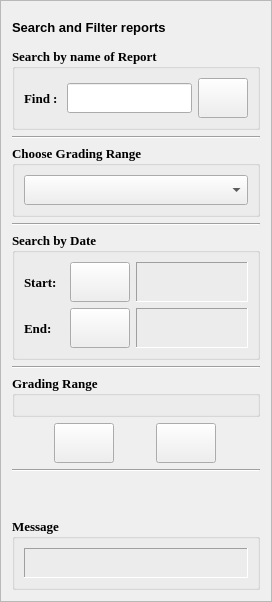
                         <widget class="QFrame" name="frame_3">
                          <property name="minimumSize">
                           <size>
                            <width>250</width>
                            <height>0</height>
                           </size>
                          </property>
                          <property name="maximumSize">
                           <size>
                            <width>300</width>
                            <height>16777215</height>
                           </size>
                          </property>
                          <property name="frameShape">
                           <enum>QFrame::StyledPanel</enum>
                          </property>
                          <property name="frameShadow">
                           <enum>QFrame::Raised</enum>
                          </property>
                          <layout class="QVBoxLayout" name="verticalLayout_24">
                           <item>
                            <widget class="QLabel" name="label_6">
                             <property name="minimumSize">
                              <size>
                               <width>0</width>
                               <height>30</height>
                              </size>
                             </property>
                             <property name="maximumSize">
                              <size>
                               <width>16777215</width>
                               <height>30</height>
                              </size>
                             </property>
                             <property name="font">
                              <font>
                               <pointsize>10</pointsize>
                               <weight>75</weight>
                               <bold>true</bold>
                              </font>
                             </property>
                             <property name="text">
                              <string>Search and Filter reports</string>
                             </property>
                            </widget>
                           </item>
                           <item>
                            <widget class="QGroupBox" name="groupBox_16">
                             <property name="font">
                              <font>
                               <family>Times New Roman</family>
                               <pointsize>10</pointsize>
                               <weight>75</weight>
                               <bold>true</bold>
                              </font>
                             </property>
                             <property name="toolTip">
                              <string>&lt;html&gt;&lt;head/&gt;&lt;body&gt;&lt;p&gt;Search and Filters&lt;/p&gt;&lt;/body&gt;&lt;/html&gt;</string>
                             </property>
                             <property name="title">
                              <string>Search by name of Report</string>
                             </property>
                             <layout class="QHBoxLayout" name="horizontalLayout_59">
                              <item>
                               <layout class="QHBoxLayout" name="horizontalLayout_57">
                                <item>
                                 <widget class="QLabel" name="label_26">
                                  <property name="font">
                                   <font>
                                    <pointsize>10</pointsize>
                                    <weight>75</weight>
                                    <bold>true</bold>
                                   </font>
                                  </property>
                                  <property name="text">
                                   <string>Find : </string>
                                  </property>
                                 </widget>
                                </item>
                                <item>
                                 <widget class="QLineEdit" name="search_text">
                                  <property name="minimumSize">
                                   <size>
                                    <width>0</width>
                                    <height>30</height>
                                   </size>
                                  </property>
                                  <property name="maximumSize">
                                   <size>
                                    <width>16777215</width>
                                    <height>30</height>
                                   </size>
                                  </property>
                                  <property name="font">
                                   <font>
                                    <family>Times New Roman</family>
                                    <pointsize>10</pointsize>
                                   </font>
                                  </property>
                                  <property name="alignment">
                                   <set>Qt::AlignCenter</set>
                                  </property>
                                 </widget>
                                </item>
                                <item>
                                 <widget class="QPushButton" name="report_filter_by_name_btn">
                                  <property name="minimumSize">
                                   <size>
                                    <width>50</width>
                                    <height>40</height>
                                   </size>
                                  </property>
                                  <property name="maximumSize">
                                   <size>
                                    <width>60</width>
                                    <height>16777215</height>
                                   </size>
                                  </property>
                                  <property name="font">
                                   <font>
                                    <family>Times New Roman</family>
                                   </font>
                                  </property>
                                  <property name="toolTip">
                                   <string>&lt;html&gt;&lt;head/&gt;&lt;body&gt;&lt;p&gt;Search&lt;/p&gt;&lt;/body&gt;&lt;/html&gt;</string>
                                  </property>
                                  <property name="text">
                                   <string/>
                                  </property>
                                  <property name="icon">
                                   <iconset>
                                    <normaloff>Icons/okk (2).png</normaloff>Icons/okk (2).png</iconset>
                                  </property>
                                  <property name="iconSize">
                                   <size>
                                    <width>30</width>
                                    <height>30</height>
                                   </size>
                                  </property>
                                 </widget>
                                </item>
                               </layout>
                              </item>
                             </layout>
                            </widget>
                           </item>
                           <item>
                            <widget class="Line" name="line_9">
                             <property name="orientation">
                              <enum>Qt::Horizontal</enum>
                             </property>
                            </widget>
                           </item>
                           <item>
                            <widget class="QGroupBox" name="groupBox_11">
                             <property name="font">
                              <font>
                               <family>Times New Roman</family>
                               <pointsize>10</pointsize>
                               <weight>75</weight>
                               <bold>true</bold>
                              </font>
                             </property>
                             <property name="title">
                              <string>Choose Grading Range</string>
                             </property>
                             <layout class="QHBoxLayout" name="horizontalLayout">
                              <item>
                               <widget class="QComboBox" name="report_range_combo">
                                <property name="minimumSize">
                                 <size>
                                  <width>0</width>
                                  <height>30</height>
                                 </size>
                                </property>
                                <property name="maximumSize">
                                 <size>
                                  <width>16777215</width>
                                  <height>30</height>
                                 </size>
                                </property>
                                <property name="font">
                                 <font>
                                  <family>Times New Roman</family>
                                  <pointsize>12</pointsize>
                                  <weight>75</weight>
                                  <bold>true</bold>
                                 </font>
                                </property>
                                <property name="cursor">
                                 <cursorShape>PointingHandCursor</cursorShape>
                                </property>
                                <property name="toolTip">
                                 <string>Choose based on detection range</string>
                                </property>
                                <property name="editable">
                                 <bool>false</bool>
                                </property>
                                <property name="currentText">
                                 <string/>
                                </property>
                               </widget>
                              </item>
                             </layout>
                            </widget>
                           </item>
                           <item>
                            <widget class="Line" name="line_13">
                             <property name="orientation">
                              <enum>Qt::Horizontal</enum>
                             </property>
                            </widget>
                           </item>
                           <item>
                            <widget class="QGroupBox" name="groupBox_20">
                             <property name="font">
                              <font>
                               <family>Times New Roman</family>
                               <pointsize>10</pointsize>
                               <weight>75</weight>
                               <bold>true</bold>
                              </font>
                             </property>
                             <property name="title">
                              <string>Search by Date</string>
                             </property>
                             <layout class="QVBoxLayout" name="verticalLayout_29">
                              <item>
                               <layout class="QVBoxLayout" name="verticalLayout_30">
                                <item>
                                 <layout class="QHBoxLayout" name="horizontalLayout_58">
                                  <item>
                                   <widget class="QLabel" name="label_25">
                                    <property name="minimumSize">
                                     <size>
                                      <width>30</width>
                                      <height>0</height>
                                     </size>
                                    </property>
                                    <property name="maximumSize">
                                     <size>
                                      <width>40</width>
                                      <height>16777215</height>
                                     </size>
                                    </property>
                                    <property name="font">
                                     <font>
                                      <pointsize>10</pointsize>
                                      <weight>75</weight>
                                      <bold>true</bold>
                                     </font>
                                    </property>
                                    <property name="text">
                                     <string>Start: </string>
                                    </property>
                                   </widget>
                                  </item>
                                  <item>
                                   <widget class="QPushButton" name="report_search_start_date_btn">
                                    <property name="minimumSize">
                                     <size>
                                      <width>50</width>
                                      <height>40</height>
                                     </size>
                                    </property>
                                    <property name="maximumSize">
                                     <size>
                                      <width>60</width>
                                      <height>16777215</height>
                                     </size>
                                    </property>
                                    <property name="font">
                                     <font>
                                      <family>Times New Roman</family>
                                      <pointsize>10</pointsize>
                                     </font>
                                    </property>
                                    <property name="toolTip">
                                     <string>&lt;html&gt;&lt;head/&gt;&lt;body&gt;&lt;p&gt;Start Date&lt;/p&gt;&lt;/body&gt;&lt;/html&gt;</string>
                                    </property>
                                    <property name="text">
                                     <string/>
                                    </property>
                                    <property name="icon">
                                     <iconset>
                                      <normaloff>Icons/calendar (2).png</normaloff>Icons/calendar (2).png</iconset>
                                    </property>
                                    <property name="iconSize">
                                     <size>
                                      <width>30</width>
                                      <height>30</height>
                                     </size>
                                    </property>
                                   </widget>
                                  </item>
                                  <item>
                                   <widget class="QLabel" name="label_start_date_report_search">
                                    <property name="frameShape">
                                     <enum>QFrame::Panel</enum>
                                    </property>
                                    <property name="frameShadow">
                                     <enum>QFrame::Sunken</enum>
                                    </property>
                                    <property name="text">
                                     <string/>
                                    </property>
                                   </widget>
                                  </item>
                                 </layout>
                                </item>
                                <item>
                                 <layout class="QHBoxLayout" name="horizontalLayout_60">
                                  <item>
                                   <widget class="QLabel" name="label_31">
                                    <property name="maximumSize">
                                     <size>
                                      <width>40</width>
                                      <height>16777215</height>
                                     </size>
                                    </property>
                                    <property name="font">
                                     <font>
                                      <pointsize>10</pointsize>
                                      <weight>75</weight>
                                      <bold>true</bold>
                                     </font>
                                    </property>
                                    <property name="text">
                                     <string>End:</string>
                                    </property>
                                   </widget>
                                  </item>
                                  <item>
                                   <widget class="QPushButton" name="report_search_end_date_btn">
                                    <property name="minimumSize">
                                     <size>
                                      <width>50</width>
                                      <height>40</height>
                                     </size>
                                    </property>
                                    <property name="maximumSize">
                                     <size>
                                      <width>60</width>
                                      <height>16777215</height>
                                     </size>
                                    </property>
                                    <property name="font">
                                     <font>
                                      <family>Times New Roman</family>
                                      <pointsize>10</pointsize>
                                     </font>
                                    </property>
                                    <property name="toolTip">
                                     <string>&lt;html&gt;&lt;head/&gt;&lt;body&gt;&lt;p&gt;End Date&lt;/p&gt;&lt;/body&gt;&lt;/html&gt;</string>
                                    </property>
                                    <property name="text">
                                     <string/>
                                    </property>
                                    <property name="icon">
                                     <iconset>
                                      <normaloff>Icons/calendar (2).png</normaloff>Icons/calendar (2).png</iconset>
                                    </property>
                                    <property name="iconSize">
                                     <size>
                                      <width>30</width>
                                      <height>30</height>
                                     </size>
                                    </property>
                                   </widget>
                                  </item>
                                  <item>
                                   <widget class="QLabel" name="label_end_date_report_search">
                                    <property name="frameShape">
                                     <enum>QFrame::Panel</enum>
                                    </property>
                                    <property name="frameShadow">
                                     <enum>QFrame::Sunken</enum>
                                    </property>
                                    <property name="text">
                                     <string/>
                                    </property>
                                   </widget>
                                  </item>
                                 </layout>
                                </item>
                               </layout>
                              </item>
                             </layout>
                            </widget>
                           </item>
                           <item>
                            <widget class="Line" name="line_14">
                             <property name="orientation">
                              <enum>Qt::Horizontal</enum>
                             </property>
                            </widget>
                           </item>
                           <item>
                            <widget class="QGroupBox" name="groupBox_21">
                             <property name="font">
                              <font>
                               <family>Times New Roman</family>
                               <pointsize>10</pointsize>
                               <weight>75</weight>
                               <bold>true</bold>
                              </font>
                             </property>
                             <property name="toolTip">
                              <string>Granulation ranges</string>
                             </property>
                             <property name="title">
                              <string>Grading Range</string>
                             </property>
                             <layout class="QHBoxLayout" name="horizontalLayout_55">
                              <item>
                               <layout class="QHBoxLayout" name="horizontalLayout_52">
                                <item>
                                 <layout class="QVBoxLayout" name="verticalLayout_lower_bound_report_search"/>
                                </item>
                                <item>
                                 <layout class="QVBoxLayout" name="verticalLayout_ranges_report_search"/>
                                </item>
                                <item>
                                 <layout class="QVBoxLayout" name="verticalLayout_upper_bound_report_search"/>
                                </item>
                               </layout>
                              </item>
                             </layout>
                            </widget>
                           </item>
                           <item>
                            <layout class="QHBoxLayout" name="horizontalLayout_56">
                             <property name="spacing">
                              <number>0</number>
                             </property>
                             <item>
                              <widget class="QPushButton" name="report_filter_btn">
                               <property name="minimumSize">
                                <size>
                                 <width>50</width>
                                 <height>40</height>
                                </size>
                               </property>
                               <property name="maximumSize">
                                <size>
                                 <width>60</width>
                                 <height>16777215</height>
                                </size>
                               </property>
                               <property name="font">
                                <font>
                                 <family>Times New Roman</family>
                                 <pointsize>10</pointsize>
                                </font>
                               </property>
                               <property name="toolTip">
                                <string>&lt;html&gt;&lt;head/&gt;&lt;body&gt;&lt;p&gt;Apply Filter&lt;/p&gt;&lt;/body&gt;&lt;/html&gt;</string>
                               </property>
                               <property name="text">
                                <string/>
                               </property>
                               <property name="icon">
                                <iconset>
                                 <normaloff>Icons/filter-filled-tool-symbol.png</normaloff>Icons/filter-filled-tool-symbol.png</iconset>
                               </property>
                               <property name="iconSize">
                                <size>
                                 <width>30</width>
                                 <height>30</height>
                                </size>
                               </property>
                              </widget>
                             </item>
                             <item>
                              <widget class="QPushButton" name="report_filter__clear_btn">
                               <property name="minimumSize">
                                <size>
                                 <width>50</width>
                                 <height>40</height>
                                </size>
                               </property>
                               <property name="maximumSize">
                                <size>
                                 <width>60</width>
                                 <height>16777215</height>
                                </size>
                               </property>
                               <property name="font">
                                <font>
                                 <family>Times New Roman</family>
                                 <pointsize>10</pointsize>
                                </font>
                               </property>
                               <property name="toolTip">
                                <string>&lt;html&gt;&lt;head/&gt;&lt;body&gt;&lt;p&gt;Reset Filter&lt;/p&gt;&lt;/body&gt;&lt;/html&gt;</string>
                               </property>
                               <property name="text">
                                <string/>
                               </property>
                               <property name="icon">
                                <iconset>
                                 <normaloff>Icons/clear filter.png</normaloff>Icons/clear filter.png</iconset>
                               </property>
                               <property name="iconSize">
                                <size>
                                 <width>35</width>
                                 <height>35</height>
                                </size>
                               </property>
                              </widget>
                             </item>
                            </layout>
                           </item>
                           <item>
                            <widget class="Line" name="line_15">
                             <property name="orientation">
                              <enum>Qt::Horizontal</enum>
                             </property>
                            </widget>
                           </item>
                           <item>
                            <spacer name="verticalSpacer_3">
                             <property name="orientation">
                              <enum>Qt::Vertical</enum>
                             </property>
                             <property name="sizeHint" stdset="0">
                              <size>
                               <width>20</width>
                               <height>40</height>
                              </size>
                             </property>
                            </spacer>
                           </item>
                           <item>
                            <widget class="QGroupBox" name="groupBox_22">
                             <property name="font">
                              <font>
                               <family>Times New Roman</family>
                               <pointsize>10</pointsize>
                               <weight>75</weight>
                               <bold>true</bold>
                              </font>
                             </property>
                             <property name="title">
                              <string>Message</string>
                             </property>
                             <layout class="QVBoxLayout" name="verticalLayout_28">
                              <item>
                               <layout class="QHBoxLayout" name="horizontalLayout_31">
                                <item>
                                 <widget class="QLabel" name="label_report_search">
                                  <property name="minimumSize">
                                   <size>
                                    <width>0</width>
                                    <height>30</height>
                                   </size>
                                  </property>
                                  <property name="maximumSize">
                                   <size>
                                    <width>16777215</width>
                                    <height>30</height>
                                   </size>
                                  </property>
                                  <property name="frameShape">
                                   <enum>QFrame::Panel</enum>
                                  </property>
                                  <property name="frameShadow">
                                   <enum>QFrame::Sunken</enum>
                                  </property>
                                  <property name="text">
                                   <string/>
                                  </property>
                                 </widget>
                                </item>
                               </layout>
                              </item>
                             </layout>
                            </widget>
                           </item>
                          </layout>
                         </widget>
